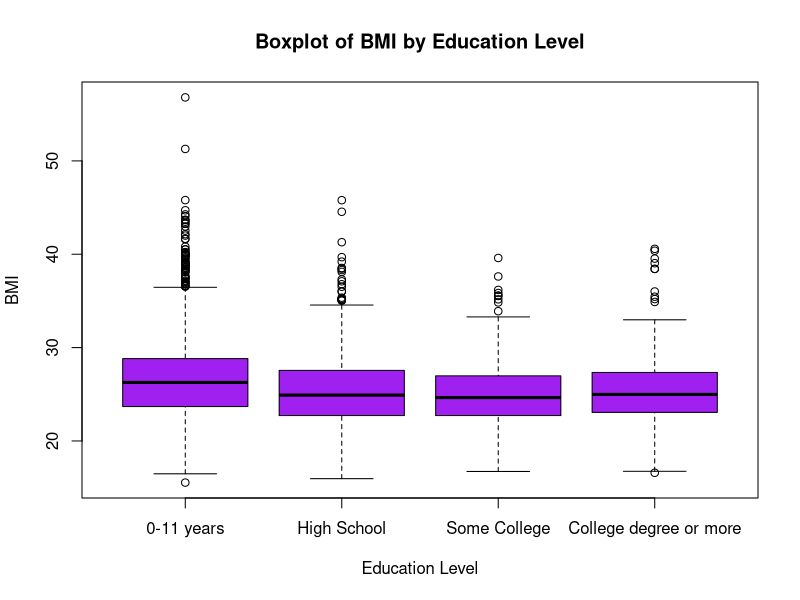
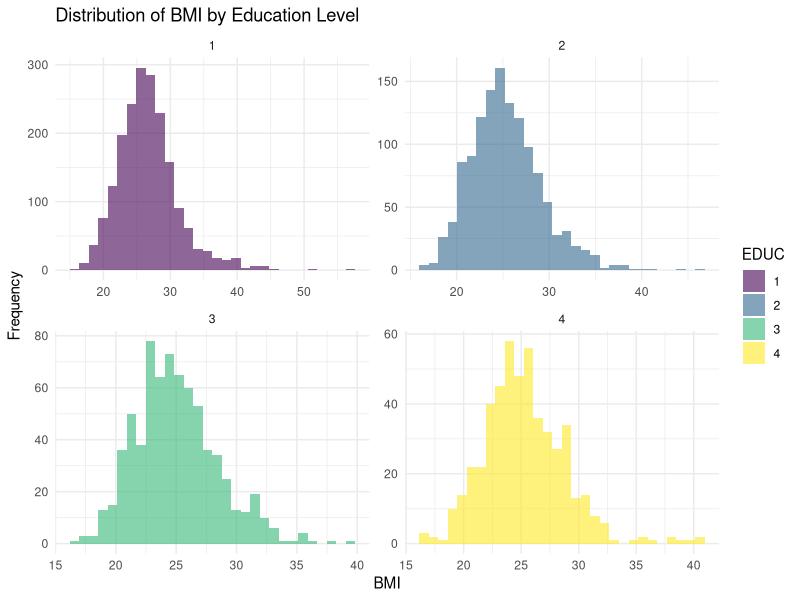

These figures' R source, in order: (Note: this script raises an error after producing the figures.)
## ---- chunk 1
knitr::opts_chunk$set(echo = TRUE)
## ---- chunk 2
# load packages
library(tidyverse)
library(stats)
library(rstatix)
library(ggplot2)
library(ggpubr)
## ---- chunk 3
# set working directory
setwd("~/Google Drive/My Drive/1_CSUS/2024-2025/Spring 2025/PUBH 207B/Website/PUBH-207B-S25")
## ---- chunk 4
# import dataset
data <- read.csv("frmgham2_p1_impute.csv") %>% select(-X)
## ---- chunk 5
# convert sex to unordered factor variable
data$SEX <- factor(data$SEX, 
                       levels=c("1", "2"), 
                       ordered=FALSE)
## ---- chunk 6
# convert attained education to ordered factor variable
data$EDUC <- factor(data$EDUC, 
                        levels=c("1", "2", "3", "4"), 
                        ordered = TRUE)
## ---- chunk 7
# convert obesity status to unordered factor variable
data$OBESE <- factor(data$OBESE, 
                         levels=c("0", "1"), 
                         ordered=FALSE)
## ---- chunk 8
# Compute summary statistics for BMI
bmi_summary <- data %>%
  group_by(EDUC) %>%
  summarise(
    BMI_mean = mean(BMI, na.rm = TRUE),
    BMI_sd = sd(BMI, na.rm = TRUE),
    count = n()
  )
## ---- chunk 9
# Print summary statistics for BMI
print(bmi_summary)
## ---- chunk 10
# Boxplot of BMI across attained education levels
boxplot(data$BMI ~ data$EDUC, 
        main = "Boxplot of BMI by Education Level", 
        xlab = "Education Level", 
        ylab = "BMI", 
        col = "purple", 
        names = c("0-11 years", "High School", "Some College", "College degree or more"))
## ---- chunk 11
# check for extreme outliers in BMI
bmi_outliers <- data %>% group_by(EDUC) %>% identify_outliers(BMI)
## ---- chunk 12
# view top few rows of `bmi_outliers` object
head(bmi_outliers)
## ---- chunk 13
# Check normality of BMI within each education level
data %>% group_by(EDUC) %>% shapiro_test(BMI)
## ---- chunk 14
# Histogram of BMI for each education level
ggplot(data, aes(x = BMI, fill = EDUC)) +
  geom_histogram(alpha = 0.6, bins = 30, position = "identity") +
  facet_wrap(~EDUC, scales = "free") +  # Create separate histograms for each education level
  labs(title = "Distribution of BMI by Education Level", x = "BMI", y = "Frequency") +
  theme_minimal()
## ---- chunk 15
knitr::include_graphics("qq-plot-interp.png")
## ---- chunk 16
# Q-Q Plot for BMI by Education Level
ggplot(data, aes(sample = BMI)) +
  stat_qq() + 
  stat_qq_line() +
  facet_wrap(~EDUC) + 
  labs(title = "Q-Q Plots for BMI by Education Level") +
  theme_minimal()
## ---- chunk 17
# create a new variable for square root of BMI
data <- data %>% mutate(BMI_sqrt = sqrt(BMI))
## ---- chunk 18
# view the top rows of dataset
head(data)
## ---- chunk 19
# Histogram of square root-transformed BMI for each education level
ggplot(data, aes(x = BMI_sqrt, fill = EDUC)) +
  geom_histogram(alpha = 0.6, bins = 30, position = "identity") +
  facet_wrap(~EDUC, scales = "free") +  # Create separate histograms for each education level
  labs(title = "Distribution of square root BMI by Education Level", x = "Square root of BMI", y = "Frequency") +
  theme_minimal()
## ---- chunk 20
# Q-Q Plot for square root-transformed BMI by Education Level
ggplot(data, aes(sample = BMI_sqrt)) +
  stat_qq() + 
  stat_qq_line() +
  facet_wrap(~EDUC) + 
  labs(title = "Q-Q Plots for square root-transformed BMI by Education Level") +
  theme_minimal()
## ---- chunk 21
# Levene's Test (this function is from the `rstatix` package)
data %>% levene_test(BMI_sqrt ~ EDUC)
## ---- chunk 22
# Perform Welch's ANOVA
welch_results <- data %>% welch_anova_test(BMI_sqrt ~ EDUC)
print(welch_results)
## ---- chunk 23
# Run Games-Howell post-hoc test for pairwise comparisons
ght_results <- data %>% games_howell_test(BMI_sqrt ~ EDUC)
print(ght_results)
## ---- chunk 24
# visualize results
ght_results <- ght_results %>% add_xy_position(x = "EDUC")
ggboxplot(data, x = "EDUC", y = "BMI_sqrt") +
  stat_pvalue_manual(ght_results, hide.ns = TRUE) +
  labs(
    subtitle = get_test_label(welch_results, detailed = TRUE),
    caption = get_pwc_label(ght_results)
    )
